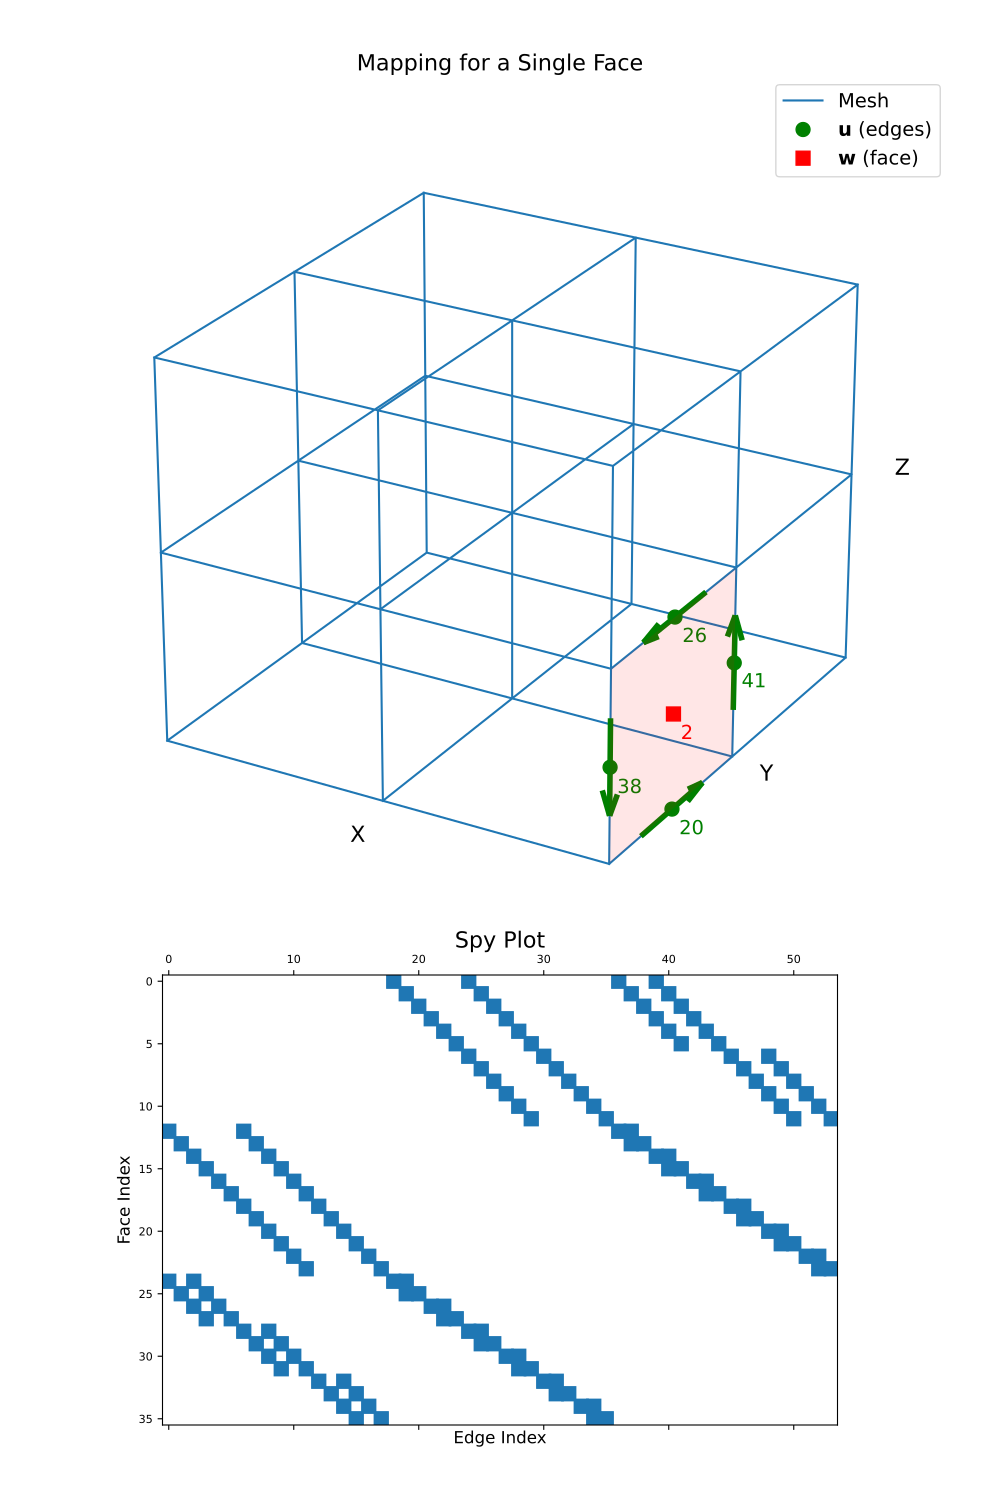

Source code (Python):
# Below, we demonstrate the mapping and sparsity of the edge curl
# for a 3D tensor mesh. We choose a the index for a single face,
# and illustrate which edges are used to compute the curl on that
# face.

from discretize import TensorMesh
from discretize.utils import mkvc
import matplotlib.pyplot as plt
import numpy as np
import matplotlib as mpl
import mpl_toolkits.mplot3d as mp3d
mpl.rcParams.update({'font.size': 14})

# Create a simple tensor mesh, and grab the **edge_curl** operator:

mesh = TensorMesh([[(1, 2)], [(1, 2)], [(1, 2)]])
Ce = mesh.edge_curl

# Then we choose a *face* for illustration purposes:

face_ind = 2  # Index of a face in the mesh (could be x, y or z)
edge_ind = np.where(
    np.sum((mesh.edges-mesh.faces[face_ind, :])**2, axis=1) <= 0.5 + 1e-6
)[0]

face = mesh.faces[face_ind, :]
face_norm = mesh.face_normals[face_ind, :]
edges = mesh.edges[edge_ind, :]
edge_tan = mesh.edge_tangents[edge_ind, :]
node = np.min(edges, axis=0)

min_edges = np.min(edges, axis=0)
max_edges = np.max(edges, axis=0)
if face_norm[0] == 1:
    k = (edges[:, 1] == min_edges[1]) | (edges[:, 2] == max_edges[2])
    poly = node + np.c_[np.r_[0, 0, 0, 0], np.r_[0, 1, 1, 0], np.r_[0, 0, 1, 1]]
    ds = [0.07, -0.07, -0.07]
elif face_norm[1] == 1:
    k = (edges[:, 0] == max_edges[0]) | (edges[:, 2] == min_edges[2])
    poly = node + np.c_[np.r_[0, 1, 1, 0], np.r_[0, 0, 0, 0], np.r_[0, 0, 1, 1]]
    ds = [0.07, -0.09, -0.07]
elif face_norm[2] == 1:
    k = (edges[:, 0] == min_edges[0]) | (edges[:, 1] == max_edges[1])
    poly = node + np.c_[np.r_[0, 1, 1, 0], np.r_[0, 0, 1, 1], np.r_[0, 0, 0, 0]]
    ds = [0.07, -0.09, -0.07]
edge_tan[k, :] *= -1

# Plot the curve and its mapping for a single face.

# .. collapse:: Expand to show scripting for plot

fig = plt.figure(figsize=(10, 15))
ax1 = fig.add_axes([0, 0.35, 1, 0.6], projection='3d', elev=25, azim=-60)
mesh.plot_grid(ax=ax1)
ax1.plot(
    mesh.edges[edge_ind, 0], mesh.edges[edge_ind, 1], mesh.edges[edge_ind, 2],
    "go", markersize=10
)
ax1.plot(
    mesh.faces[face_ind, 0], mesh.faces[face_ind, 1], mesh.faces[face_ind, 2],
    "rs", markersize=10
)
poly = mp3d.art3d.Poly3DCollection(
    [poly], alpha=0.1, facecolor='r', linewidth=None
)
ax1.add_collection(poly)
ax1.quiver(
    edges[:, 0], edges[:, 1], edges[:, 2],
    0.5*edge_tan[:, 0], 0.5*edge_tan[:, 1], 0.5*edge_tan[:, 2],
    edgecolor='g', pivot='middle', linewidth=4, arrow_length_ratio=0.25
)
ax1.text(face[0]+ds[0], face[1]+ds[1], face[2]+ds[2], "{0:d}".format(face_ind), color="r")
for ii, loc in zip(range(len(edge_ind)), edges):
    ax1.text(loc[0]+ds[0], loc[1]+ds[1], loc[2]+ds[2], "{0:d}".format(edge_ind[ii]), color="g")
ax1.legend(
    ['Mesh', '$\\mathbf{u}$ (edges)', '$\\mathbf{w}$ (face)'],
    loc='upper right', fontsize=14
)

# Manually make axis properties invisible

ax1.set_xticks([])
ax1.set_yticks([])
ax1.set_zticks([])
ax1.w_xaxis.set_pane_color((1.0, 1.0, 1.0, 0.0))
ax1.w_yaxis.set_pane_color((1.0, 1.0, 1.0, 0.0))
ax1.w_zaxis.set_pane_color((1.0, 1.0, 1.0, 0.0))
ax1.w_xaxis.line.set_color((1.0, 1.0, 1.0, 0.0))
ax1.w_yaxis.line.set_color((1.0, 1.0, 1.0, 0.0))
ax1.w_zaxis.line.set_color((1.0, 1.0, 1.0, 0.0))
ax1.set_xlabel('X', labelpad=-15, fontsize=16)
ax1.set_ylabel('Y', labelpad=-20, fontsize=16)
ax1.set_zlabel('Z', labelpad=-20, fontsize=16)
ax1.set_title("Mapping for a Single Face", fontsize=16, pad=-15)

ax2 = fig.add_axes([0.05, 0.05, 0.9, 0.3])
ax2.spy(Ce)
ax2.set_title("Spy Plot", fontsize=16, pad=5)
ax2.set_ylabel("Face Index", fontsize=12)
ax2.set_xlabel("Edge Index", fontsize=12)
plt.show()
